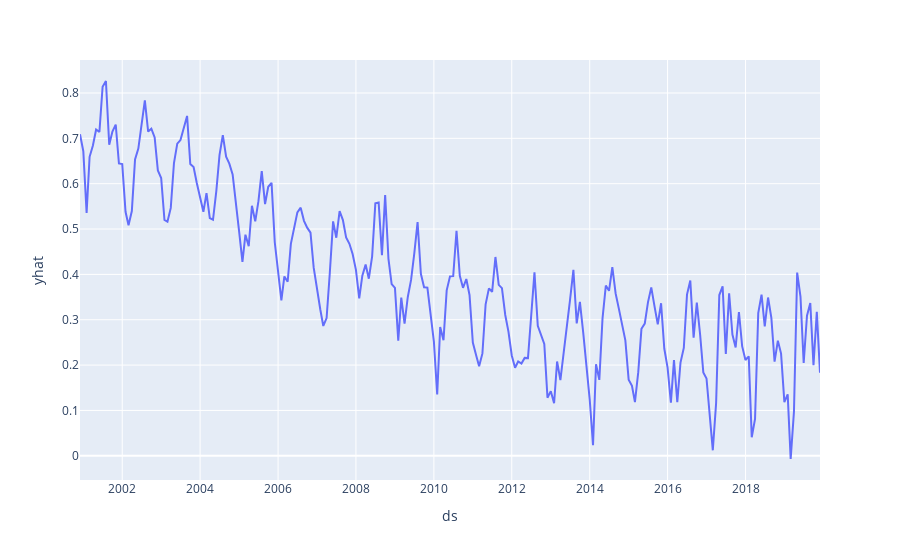

The code cell stored with this chart in its notebook:
### Code cell
px.line(y_pred, x='ds', y='yhat')

### Figure 1 — Plotly figure (JSON) as saved in the notebook; plotly's stock layout.template omitted (floating-point values rounded to 4 significant figures; data arrays with more than 128 entries replaced by an {"elided": "..."} marker saying what was removed)
{"data": [{"hovertemplate": "ds=%{x}<br>yhat=%{y}<extra></extra>", "legendgroup": "", "line": {"color": "#636efa", "dash": "solid"}, "marker": {"symbol": "circle"}, "mode": "lines", "name": "", "orientation": "v", "showlegend": false, "type": "scatter", "x": {"elided": "229 str values"}, "xaxis": "x", "y": {"elided": "229 float values"}, "yaxis": "y"}], "layout": {"autosize": true, "legend": {"tracegroupgap": 0}, "margin": {"t": 60}, "xaxis": {"anchor": "y", "autorange": true, "domain": [0, 1], "range": ["2000-12-01", "2019-11-30"], "title": {"text": "ds"}, "type": "date"}, "yaxis": {"anchor": "x", "autorange": true, "domain": [0, 1], "range": [-0.05337, 0.8727], "title": {"text": "yhat"}, "type": "linear"}}}
